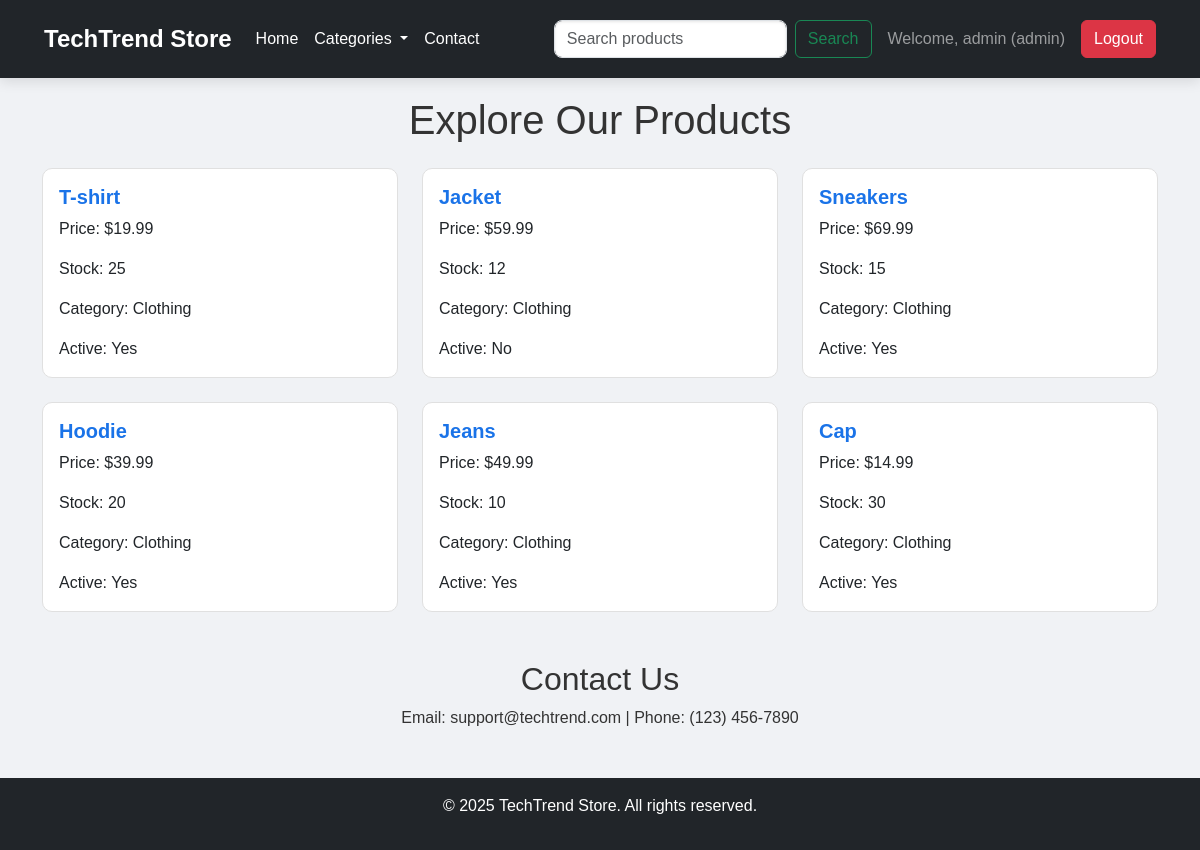
Screenshot of /products.php?category=Clothing (signed in) with the database file from the repository.
### tables this page shows
CREATE TABLE products (
    id INT AUTO_INCREMENT PRIMARY KEY,
    name VARCHAR(100) NOT NULL,
    price DECIMAL(10, 2) NOT NULL,
    stock INT NOT NULL,
    category VARCHAR(50) NOT NULL,
    is_active BOOLEAN DEFAULT 1
);

### products.php (the view, shortened to what this page needs)
<!DOCTYPE html>
<html lang="en">
<head>
    <link href="https://cdn.jsdelivr.net/npm/bootstrap@5.3.0/dist/css/bootstrap.min.css" rel="stylesheet">
    <link rel="stylesheet" href="assets/css/styles.css">
</head>
<body>
    <nav class="navbar navbar-expand-lg navbar-dark bg-dark fixed-top">
        <div class="container-fluid">
            <a class="navbar-brand" href="products.php">TechTrend Store</a>
            <div class="collapse navbar-collapse" id="navbarNav">
                <ul class="navbar-nav me-auto mb-2 mb-lg-0">
                    <li class="nav-item">
                        <a class="nav-link" href="products.php">Home</a>
                    </li>
                    <li class="nav-item dropdown">
                        <a class="nav-link dropdown-toggle" href="#" id="categoryDropdown" role="button" data-bs-toggle="dropdown" aria-expanded="false">
                            Categories
                        </a>
                    </li>
                    <li class="nav-item">
                        <a class="nav-link" href="#contact">Contact</a>
                    </li>
                </ul>
                <form class="d-flex me-3" method="GET" action="products.php">
                    <input class="form-control me-2" type="search" name="search" placeholder="Search products" aria-label="Search" value="<?php echo isset($_GET['search']) ? htmlspecialchars($_GET['search']) : ''; ?>">
                    <button class="btn btn-outline-success" type="submit">Search</button>
                </form>
                <span class="navbar-text me-3">Welcome, <?php echo htmlspecialchars($_SESSION['username']); ?> (<?php echo htmlspecialchars($_SESSION['role']); ?>)</span>
                <a href="products.php?logout=1" class="btn btn-danger">Logout</a>
            </div>
        </div>
    </nav>
    <div class="container mt-5 pt-5">
        <h1 class="text-center mb-4">Explore Our Products</h1>
        <?php
        include 'db_connect.php';
        $where_clause = "";
        if (isset($_GET['search']) && !empty($_GET['search'])) {
            $search = $conn->real_escape_string($_GET['search']);
            $where_clause = "WHERE name LIKE '%$search%'";
        } elseif (isset($_GET['category']) && !empty($_GET['category'])) {
            $category = $conn->real_escape_string($_GET['category']);
            $where_clause = "WHERE category = '$category'";
        }
        $sql = "SELECT name, price, stock, is_active, category FROM products $where_clause";
        $result = $conn->query($sql);
        if ($result->num_rows > 0) {
            echo '<div class="row row-cols-1 row-cols-md-3 g-4">';
            while ($row = $result->fetch_assoc()) {
                echo '<div class="col">';
                echo '<div class="card h-100 product-card">';
                echo '<div class="card-body">';
                echo '<h5 class="card-title">' . htmlspecialchars($row['name']) . '</h5>';
                echo '<p class="card-text">Price: $' . number_format($row['price'], 2) . '</p>';
                echo '<p class="card-text">Stock: ' . $row['stock'] . '</p>';
                echo '<p class="card-text">Category: ' . htmlspecialchars($row['category']) . '</p>';
                echo '<p class="card-text">Active: ' . ($row['is_active'] ? 'Yes' : 'No') . '</p>';
                echo '</div>';
                echo '</div>';
                echo '</div>';
            }
            echo '</div>';
        } else {
            echo '<p class="text-center">No products found.</p>';
        }
        ?>
        <div id="contact" class="mt-5">
            <h2 class="text-center">Contact Us</h2>
            <p class="text-center">Email: support@techtrend.com | Phone: (123) 456-7890</p>
        </div>
    </div>
    <footer class="bg-dark text-white text-center py-3 mt-5">
        <p>© 2025 TechTrend Store. All rights reserved.</p>
    </footer>
</body>
</html>

### assets/css/styles.css (style rules this page uses)
body { background-color: #f0f2f5; color: #333; font-family: 'Arial', sans-serif; }
.navbar { box-shadow: 0 4px 12px rgba(0, 0, 0, 0.1); padding: 1rem 2rem; }
.navbar-brand { font-size: 1.5rem; font-weight: bold; }
.navbar-dark .navbar-nav .nav-link { color: #fff; transition: color 0.3s; }
.product-card { border-radius: 10px; transition: transform 0.3s, box-shadow 0.3s; background: #fff; border: 1px solid #e0e0e0; }
.card-title { color: #1a73e8; font-weight: 600; }
.form-control { border-radius: 8px; box-shadow: inset 0 1px 3px rgba(0, 0, 0, 0.1); transition: border-color 0.3s; }
footer { position: relative; bottom: 0; width: 100%; }

### rows the page displays
products: name "T-shirt", price "19.99", stock "25", category "Clothing", is_active "Yes"
products: name "Jacket", price "59.99", stock "12", category "Clothing", is_active "No"
products: name "Sneakers", price "69.99", stock "15", category "Clothing", is_active "Yes"
products: name "Hoodie", price "39.99", stock "20", category "Clothing", is_active "Yes"
products: name "Jeans", price "49.99", stock "10", category "Clothing", is_active "Yes"
products: name "Cap", price "14.99", stock "30", category "Clothing", is_active "Yes"

### other values shown
$_SESSION['username'] "admin"
$_SESSION['role'] "admin"
